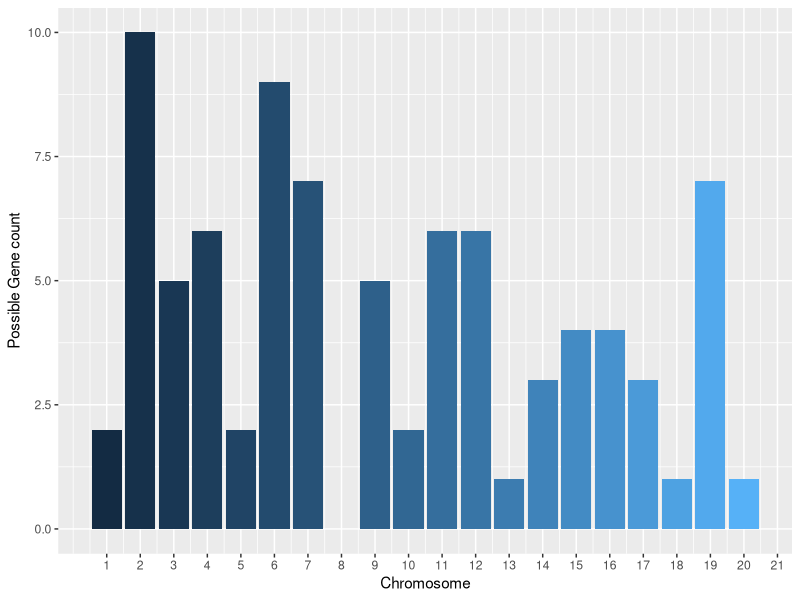
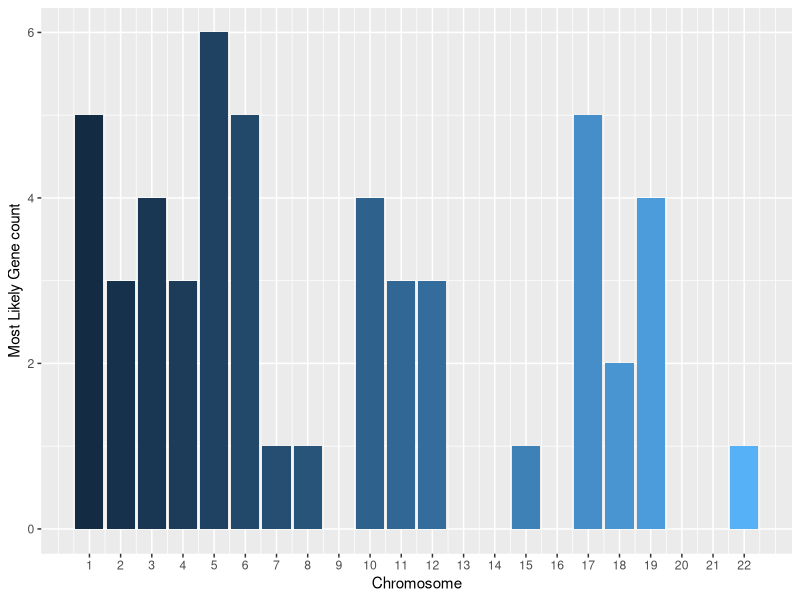
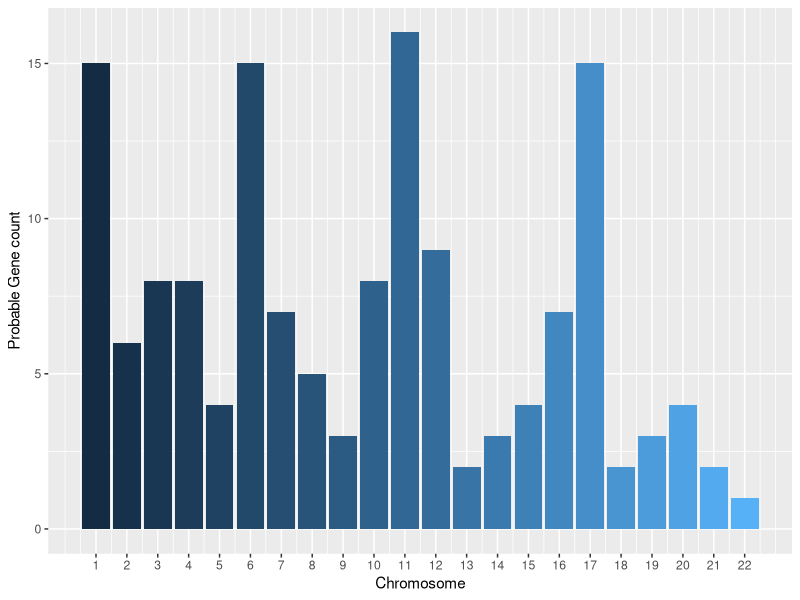
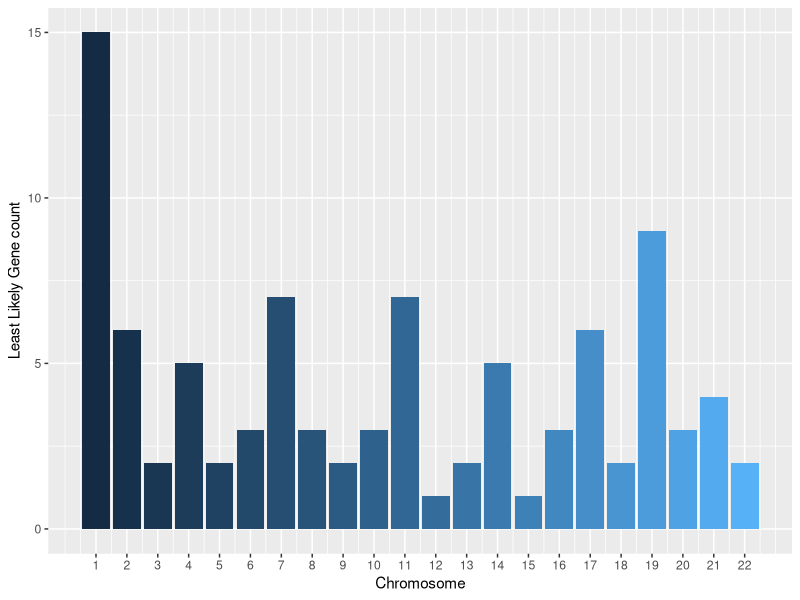

Write R code to recreate these figures, in order.
setwd("~/Documents/Documents/Writing/PhD/July2022/GitHub/Chapter 2 - EDA/Training gene locations")
library(data.table)
library(dplyr)
library(tidyverse)
library(ggplot2)

df <- fread('genes84.csv') 

gene_dist <- fread('hg19Rel92_AllgeneTypes_0kb.txt')

df_dist <- merge(df, gene_dist, by = 'Gene', all.x=TRUE)
df_dist <- df_dist[!duplicated(df_dist$Gene), ]

counts <- df_dist %>%
  group_by(Chromosome) %>%
  summarise(count= n())

png('genes84-chr-count.png', width=2000, height=1000, res=300)
p <- ggplot(data = counts, aes(x = Chromosome, y = count, fill = Chromosome)) +
  geom_bar(stat = "identity") + labs(x = "Chromosome", y = "Possible Gene count") + scale_x_continuous(breaks = seq(1, 22, by = 1)) +
  theme(legend.position = "none")
p
graphics.off()



df <- fread('gene51 chrs.csv') 

gene_dist <- fread('hg19Rel92_AllgeneTypes_0kb.txt')

df_dist <- merge(df, gene_dist, by = 'Gene', all.x=TRUE)
df_dist <- df_dist[!duplicated(df_dist$Gene), ]

counts <- df %>%
  group_by(Chromosome) %>%
  summarise(count= n())

png('genes51-chr-count.png', width=2000, height=1000, res=300)
p <- ggplot(data = counts, aes(x = Chromosome, y = count, fill = Chromosome)) +
  geom_bar(stat = "identity") + labs(x = "Chromosome", y = "Most Likely Gene count") + scale_x_continuous(breaks = seq(1, 22, by = 1)) +
  theme(legend.position = "none")
p
graphics.off()


df <- fread('genes149.csv') 

gene_dist <- fread('hg19Rel92_AllgeneTypes_0kb.txt')

df_dist <- merge(df, gene_dist, by = 'Gene', all.x=TRUE)
df_dist <- df_dist[!duplicated(df_dist$Gene), ]

filt1 <- filter(df_dist, Type == 'protein_coding')

counts <- filt1 %>%
  group_by(Chromosome) %>%
  summarise(count= n())


counts <- df_dist %>%
  group_by(Chromosome) %>%
  summarise(count= n())




png('genes149-chr-count.png', width=2000, height=1000, res=300)
p <- ggplot(data = counts, aes(x = Chromosome, y = count, fill = Chromosome)) +
  geom_bar(stat = "identity") + labs(x = "Chromosome", y = "Probable Gene count") + scale_x_continuous(breaks = seq(1, 22, by = 1)) +
  theme(legend.position = "none")
p
graphics.off()



df <- fread('genes93.csv') 

gene_dist <- fread('hg19Rel92_AllgeneTypes_0kb.txt')

df_dist <- merge(df, gene_dist, by = 'Gene', all.x=TRUE)
df_dist <- df_dist[!duplicated(df_dist$Gene), ]

filt1 <- filter(df_dist, Type == 'pseudogene')

counts <- filt1 %>%
  group_by(Chromosome) %>%
  summarise(count= n())

counts <- df_dist %>%
  group_by(Chromosome) %>%
  summarise(count= n())

png('genes93-chr-count.png', width=2000, height=1000, res=300)
p <- ggplot(data = counts, aes(x = Chromosome, y = count, fill = Chromosome)) +
  geom_bar(stat = "identity") + labs(x = "Chromosome", y = "Least Likely Gene count") + scale_x_continuous(breaks = seq(1, 22, by = 1)) +
  theme(legend.position = "none")
p
graphics.off()